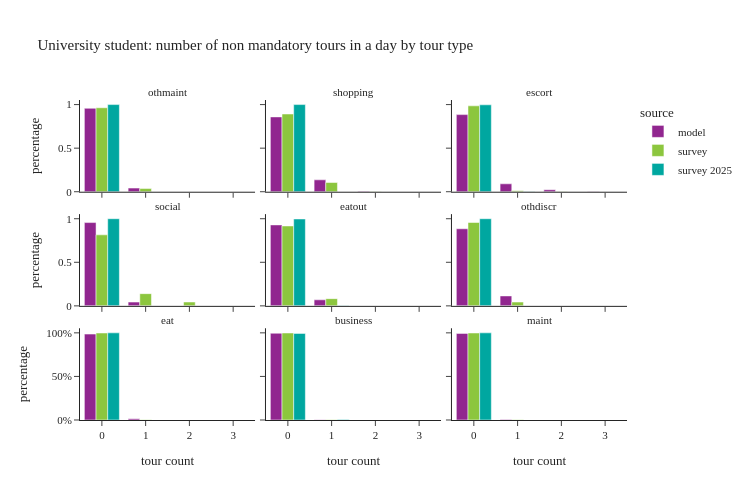

Notebook code cell kept with this figure:
### Code cell
plot_num_nonmand_tourtype(per_data[per_data['ptype']==3], "University student: number of non mandatory tours in a day by tour type")

### Figure 1 — Plotly figure (JSON) as saved in the notebook; plotly's stock layout.template omitted (floating-point values rounded to 4 significant figures)
{"data": [{"alignmentgroup": "True", "customdata": [[155407], [6808], [101]], "hovertemplate": "source=model<br>tour type=othmaint<br>tour count=%{x}<br>percentage=%{y}<br>sample_size=%{customdata[0]}<extra></extra>", "legendgroup": "model", "marker": {"color": "#91268F", "pattern": {"shape": ""}}, "name": "model", "offsetgroup": "model", "orientation": "v", "showlegend": true, "textposition": "auto", "type": "bar", "x": [0.0, 1.0, 2.0], "xaxis": "x7", "y": [0.9574, 0.04194, 0.0006222], "yaxis": "y7"}, {"alignmentgroup": "True", "customdata": [[139386], [22156], [769], [5]], "hovertemplate": "source=model<br>tour type=shopping<br>tour count=%{x}<br>percentage=%{y}<br>sample_size=%{customdata[0]}<extra></extra>", "legendgroup": "model", "marker": {"color": "#91268F", "pattern": {"shape": ""}}, "name": "model", "offsetgroup": "model", "orientation": "v", "showlegend": false, "textposition": "auto", "type": "bar", "x": [0.0, 1.0, 2.0, 3.0], "xaxis": "x8", "y": [0.8587, 0.1365, 0.004738, 3.08e-05], "yaxis": "y8"}, {"alignmentgroup": "True", "customdata": [[143654], [14736], [3687], [239]], "hovertemplate": "source=model<br>tour type=escort<br>tour count=%{x}<br>percentage=%{y}<br>sample_size=%{customdata[0]}<extra></extra>", "legendgroup": "model", "marker": {"color": "#91268F", "pattern": {"shape": ""}}, "name": "model", "offsetgroup": "model", "orientation": "v", "showlegend": false, "textposition": "auto", "type": "bar", "x": [0.0, 1.0, 2.0, 3.0], "xaxis": "x9", "y": [0.885, 0.09079, 0.02271, 0.001472], "yaxis": "y9"}, {"alignmentgroup": "True", "customdata": [[155155], [7019], [134], [8]], "hovertemplate": "source=model<br>tour type=social<br>tour count=%{x}<br>percentage=%{y}<br>sample_size=%{customdata[0]}<extra></extra>", "legendgroup": "model", "marker": {"color": "#91268F", "pattern": {"shape": ""}}, "name": "model", "offsetgroup": "model", "orientation": "v", "showlegend": false, "textposition": "auto", "type": "bar", "x": [0.0, 1.0, 2.0, 3.0], "xaxis": "x4", "y": [0.9559, 0.04324, 0.0008256, 4.929e-05], "yaxis": "y4"}, {"alignmentgroup": "True", "customdata": [[150774], [11250], [292]], "hovertemplate": "source=model<br>tour type=eatout<br>tour count=%{x}<br>percentage=%{y}<br>sample_size=%{customdata[0]}<extra></extra>", "legendgroup": "model", "marker": {"color": "#91268F", "pattern": {"shape": ""}}, "name": "model", "offsetgroup": "model", "orientation": "v", "showlegend": false, "textposition": "auto", "type": "bar", "x": [0.0, 1.0, 2.0], "xaxis": "x5", "y": [0.9289, 0.06931, 0.001799], "yaxis": "y5"}, {"alignmentgroup": "True", "customdata": [[143588], [18508], [219], [1]], "hovertemplate": "source=model<br>tour type=othdiscr<br>tour count=%{x}<br>percentage=%{y}<br>sample_size=%{customdata[0]}<extra></extra>", "legendgroup": "model", "marker": {"color": "#91268F", "pattern": {"shape": ""}}, "name": "model", "offsetgroup": "model", "orientation": "v", "showlegend": false, "textposition": "auto", "type": "bar", "x": [0.0, 1.0, 2.0, 3.0], "xaxis": "x6", "y": [0.8846, 0.114, 0.001349, 6.161e-06], "yaxis": "y6"}, {"alignmentgroup": "True", "customdata": [[160011], [2305]], "hovertemplate": "source=model<br>tour type=eat<br>tour count=%{x}<br>percentage=%{y}<br>sample_size=%{customdata[0]}<extra></extra>", "legendgroup": "model", "marker": {"color": "#91268F", "pattern": {"shape": ""}}, "name": "model", "offsetgroup": "model", "orientation": "v", "showlegend": false, "textposition": "auto", "type": "bar", "x": [0.0, 1.0], "xaxis": "x", "y": [0.9858, 0.0142], "yaxis": "y"}, {"alignmentgroup": "True", "customdata": [[161577], [700], [39]], "hovertemplate": "source=model<br>tour type=business<br>tour count=%{x}<br>percentage=%{y}<br>sample_size=%{customdata[0]}<extra></extra>", "legendgroup": "model", "marker": {"color": "#91268F", "pattern": {"shape": ""}}, "name": "model", "offsetgroup": "model", "orientation": "v", "showlegend": false, "textposition": "auto", "type": "bar", "x": [0.0, 1.0, 2.0], "xaxis": "x2", "y": [0.9954, 0.004313, 0.0002403], "yaxis": "y2"}, {"alignmentgroup": "True", "customdata": [[161326], [990]], "hovertemplate": "source=model<br>tour type=maint<br>tour count=%{x}<br>percentage=%{y}<br>sample_size=%{customdata[0]}<extra></extra>", "legendgroup": "model", "marker": {"color": "#91268F", "pattern": {"shape": ""}}, "name": "model", "offsetgroup": "model", "orientation": "v", "showlegend": false, "textposition": "auto", "type": "bar", "x": [0.0, 1.0], "xaxis": "x3", "y": [0.9939, 0.006099], "yaxis": "y3"}, {"alignmentgroup": "True", "customdata": [[320], [11]], "hovertemplate": "source=survey<br>tour type=othmaint<br>tour count=%{x}<br>percentage=%{y}<br>sample_size=%{customdata[0]}<extra></extra>", "legendgroup": "survey", "marker": {"color": "#8CC63E", "pattern": {"shape": ""}}, "name": "survey", "offsetgroup": "survey", "orientation": "v", "showlegend": true, "textposition": "auto", "type": "bar", "x": [0.0, 1.0], "xaxis": "x7", "y": [0.9635, 0.03647], "yaxis": "y7"}, {"alignmentgroup": "True", "customdata": [[304], [25], [1], [1]], "hovertemplate": "source=survey<br>tour type=shopping<br>tour count=%{x}<br>percentage=%{y}<br>sample_size=%{customdata[0]}<extra></extra>", "legendgroup": "survey", "marker": {"color": "#8CC63E", "pattern": {"shape": ""}}, "name": "survey", "offsetgroup": "survey", "orientation": "v", "showlegend": false, "textposition": "auto", "type": "bar", "x": [0.0, 1.0, 2.0, 3.0], "xaxis": "x8", "y": [0.8919, 0.1056, 0.002457, 0.0], "yaxis": "y8"}, {"alignmentgroup": "True", "customdata": [[320], [8], [3]], "hovertemplate": "source=survey<br>tour type=escort<br>tour count=%{x}<br>percentage=%{y}<br>sample_size=%{customdata[0]}<extra></extra>", "legendgroup": "survey", "marker": {"color": "#8CC63E", "pattern": {"shape": ""}}, "name": "survey", "offsetgroup": "survey", "orientation": "v", "showlegend": false, "textposition": "auto", "type": "bar", "x": [0.0, 1.0, 2.0], "xaxis": "x9", "y": [0.9857, 0.01028, 0.004019], "yaxis": "y9"}, {"alignmentgroup": "True", "customdata": [[279], [40], [11], [1]], "hovertemplate": "source=survey<br>tour type=social<br>tour count=%{x}<br>percentage=%{y}<br>sample_size=%{customdata[0]}<extra></extra>", "legendgroup": "survey", "marker": {"color": "#8CC63E", "pattern": {"shape": ""}}, "name": "survey", "offsetgroup": "survey", "orientation": "v", "showlegend": false, "textposition": "auto", "type": "bar", "x": [0.0, 1.0, 2.0, 3.0], "xaxis": "x4", "y": [0.8151, 0.1402, 0.04424, 0.0004462], "yaxis": "y4"}, {"alignmentgroup": "True", "customdata": [[314], [16], [1]], "hovertemplate": "source=survey<br>tour type=eatout<br>tour count=%{x}<br>percentage=%{y}<br>sample_size=%{customdata[0]}<extra></extra>", "legendgroup": "survey", "marker": {"color": "#8CC63E", "pattern": {"shape": ""}}, "name": "survey", "offsetgroup": "survey", "orientation": "v", "showlegend": false, "textposition": "auto", "type": "bar", "x": [0.0, 1.0, 2.0], "xaxis": "x5", "y": [0.917, 0.08273, 0.000285], "yaxis": "y5"}, {"alignmentgroup": "True", "customdata": [[311], [20]], "hovertemplate": "source=survey<br>tour type=othdiscr<br>tour count=%{x}<br>percentage=%{y}<br>sample_size=%{customdata[0]}<extra></extra>", "legendgroup": "survey", "marker": {"color": "#8CC63E", "pattern": {"shape": ""}}, "name": "survey", "offsetgroup": "survey", "orientation": "v", "showlegend": false, "textposition": "auto", "type": "bar", "x": [0.0, 1.0], "xaxis": "x6", "y": [0.9565, 0.04351], "yaxis": "y6"}, {"alignmentgroup": "True", "customdata": [[328], [3]], "hovertemplate": "source=survey<br>tour type=eat<br>tour count=%{x}<br>percentage=%{y}<br>sample_size=%{customdata[0]}<extra></extra>", "legendgroup": "survey", "marker": {"color": "#8CC63E", "pattern": {"shape": ""}}, "name": "survey", "offsetgroup": "survey", "orientation": "v", "showlegend": false, "textposition": "auto", "type": "bar", "x": [0.0, 1.0], "xaxis": "x", "y": [0.9985, 0.001546], "yaxis": "y"}, {"alignmentgroup": "True", "customdata": [[329], [2]], "hovertemplate": "source=survey<br>tour type=business<br>tour count=%{x}<br>percentage=%{y}<br>sample_size=%{customdata[0]}<extra></extra>", "legendgroup": "survey", "marker": {"color": "#8CC63E", "pattern": {"shape": ""}}, "name": "survey", "offsetgroup": "survey", "orientation": "v", "showlegend": false, "textposition": "auto", "type": "bar", "x": [0.0, 1.0], "xaxis": "x2", "y": [0.9984, 0.001604], "yaxis": "y2"}, {"alignmentgroup": "True", "customdata": [[327], [3], [1]], "hovertemplate": "source=survey<br>tour type=maint<br>tour count=%{x}<br>percentage=%{y}<br>sample_size=%{customdata[0]}<extra></extra>", "legendgroup": "survey", "marker": {"color": "#8CC63E", "pattern": {"shape": ""}}, "name": "survey", "offsetgroup": "survey", "orientation": "v", "showlegend": false, "textposition": "auto", "type": "bar", "x": [0.0, 1.0, 2.0], "xaxis": "x3", "y": [0.9985, 0.001543, 0.0], "yaxis": "y3"}, {"alignmentgroup": "True", "customdata": [[125]], "hovertemplate": "source=survey 2025<br>tour type=othmaint<br>tour count=%{x}<br>percentage=%{y}<br>sample_size=%{customdata[0]}<extra></extra>", "legendgroup": "survey 2025", "marker": {"color": "#00A7A0", "pattern": {"shape": ""}}, "name": "survey 2025", "offsetgroup": "survey 2025", "orientation": "v", "showlegend": true, "textposition": "auto", "type": "bar", "x": [0.0], "xaxis": "x7", "y": [1.0], "yaxis": "y7"}, {"alignmentgroup": "True", "customdata": [[125]], "hovertemplate": "source=survey 2025<br>tour type=shopping<br>tour count=%{x}<br>percentage=%{y}<br>sample_size=%{customdata[0]}<extra></extra>", "legendgroup": "survey 2025", "marker": {"color": "#00A7A0", "pattern": {"shape": ""}}, "name": "survey 2025", "offsetgroup": "survey 2025", "orientation": "v", "showlegend": false, "textposition": "auto", "type": "bar", "x": [0.0], "xaxis": "x8", "y": [1.0], "yaxis": "y8"}, {"alignmentgroup": "True", "customdata": [[124], [1]], "hovertemplate": "source=survey 2025<br>tour type=escort<br>tour count=%{x}<br>percentage=%{y}<br>sample_size=%{customdata[0]}<extra></extra>", "legendgroup": "survey 2025", "marker": {"color": "#00A7A0", "pattern": {"shape": ""}}, "name": "survey 2025", "offsetgroup": "survey 2025", "orientation": "v", "showlegend": false, "textposition": "auto", "type": "bar", "x": [0.0, 1.0], "xaxis": "x9", "y": [0.9973, 0.002712], "yaxis": "y9"}, {"alignmentgroup": "True", "customdata": [[125]], "hovertemplate": "source=survey 2025<br>tour type=social<br>tour count=%{x}<br>percentage=%{y}<br>sample_size=%{customdata[0]}<extra></extra>", "legendgroup": "survey 2025", "marker": {"color": "#00A7A0", "pattern": {"shape": ""}}, "name": "survey 2025", "offsetgroup": "survey 2025", "orientation": "v", "showlegend": false, "textposition": "auto", "type": "bar", "x": [0.0], "xaxis": "x4", "y": [1.0], "yaxis": "y4"}, {"alignmentgroup": "True", "customdata": [[124], [1]], "hovertemplate": "source=survey 2025<br>tour type=eatout<br>tour count=%{x}<br>percentage=%{y}<br>sample_size=%{customdata[0]}<extra></extra>", "legendgroup": "survey 2025", "marker": {"color": "#00A7A0", "pattern": {"shape": ""}}, "name": "survey 2025", "offsetgroup": "survey 2025", "orientation": "v", "showlegend": false, "textposition": "auto", "type": "bar", "x": [0.0, 1.0], "xaxis": "x5", "y": [0.997, 0.002986], "yaxis": "y5"}, {"alignmentgroup": "True", "customdata": [[125]], "hovertemplate": "source=survey 2025<br>tour type=othdiscr<br>tour count=%{x}<br>percentage=%{y}<br>sample_size=%{customdata[0]}<extra></extra>", "legendgroup": "survey 2025", "marker": {"color": "#00A7A0", "pattern": {"shape": ""}}, "name": "survey 2025", "offsetgroup": "survey 2025", "orientation": "v", "showlegend": false, "textposition": "auto", "type": "bar", "x": [0.0], "xaxis": "x6", "y": [1.0], "yaxis": "y6"}, {"alignmentgroup": "True", "customdata": [[125]], "hovertemplate": "source=survey 2025<br>tour type=eat<br>tour count=%{x}<br>percentage=%{y}<br>sample_size=%{customdata[0]}<extra></extra>", "legendgroup": "survey 2025", "marker": {"color": "#00A7A0", "pattern": {"shape": ""}}, "name": "survey 2025", "offsetgroup": "survey 2025", "orientation": "v", "showlegend": false, "textposition": "auto", "type": "bar", "x": [0.0], "xaxis": "x", "y": [1.0], "yaxis": "y"}, {"alignmentgroup": "True", "customdata": [[124], [1]], "hovertemplate": "source=survey 2025<br>tour type=business<br>tour count=%{x}<br>percentage=%{y}<br>sample_size=%{customdata[0]}<extra></extra>", "legendgroup": "survey 2025", "marker": {"color": "#00A7A0", "pattern": {"shape": ""}}, "name": "survey 2025", "offsetgroup": "survey 2025", "orientation": "v", "showlegend": false, "textposition": "auto", "type": "bar", "x": [0.0, 1.0], "xaxis": "x2", "y": [0.9938, 0.006222], "yaxis": "y2"}, {"alignmentgroup": "True", "customdata": [[125]], "hovertemplate": "source=survey 2025<br>tour type=maint<br>tour count=%{x}<br>percentage=%{y}<br>sample_size=%{customdata[0]}<extra></extra>", "legendgroup": "survey 2025", "marker": {"color": "#00A7A0", "pattern": {"shape": ""}}, "name": "survey 2025", "offsetgroup": "survey 2025", "orientation": "v", "showlegend": false, "textposition": "auto", "type": "bar", "x": [0.0], "xaxis": "x3", "y": [1.0], "yaxis": "y3"}], "layout": {"annotations": [{"font": {}, "showarrow": false, "text": "eat", "x": 0.16, "xanchor": "center", "xref": "paper", "y": 0.2867, "yanchor": "bottom", "yref": "paper"}, {"font": {}, "showarrow": false, "text": "business", "x": 0.5, "xanchor": "center", "xref": "paper", "y": 0.2867, "yanchor": "bottom", "yref": "paper"}, {"font": {}, "showarrow": false, "text": "maint", "x": 0.84, "xanchor": "center", "xref": "paper", "y": 0.2867, "yanchor": "bottom", "yref": "paper"}, {"font": {}, "showarrow": false, "text": "social", "x": 0.16, "xanchor": "center", "xref": "paper", "y": 0.6433, "yanchor": "bottom", "yref": "paper"}, {"font": {}, "showarrow": false, "text": "eatout", "x": 0.5, "xanchor": "center", "xref": "paper", "y": 0.6433, "yanchor": "bottom", "yref": "paper"}, {"font": {}, "showarrow": false, "text": "othdiscr", "x": 0.84, "xanchor": "center", "xref": "paper", "y": 0.6433, "yanchor": "bottom", "yref": "paper"}, {"font": {}, "showarrow": false, "text": "othmaint", "x": 0.16, "xanchor": "center", "xref": "paper", "y": 1.0, "yanchor": "bottom", "yref": "paper"}, {"font": {}, "showarrow": false, "text": "shopping", "x": 0.5, "xanchor": "center", "xref": "paper", "y": 1.0, "yanchor": "bottom", "yref": "paper"}, {"font": {}, "showarrow": false, "text": "escort", "x": 0.84, "xanchor": "center", "xref": "paper", "y": 1.0, "yanchor": "bottom", "yref": "paper"}], "barmode": "group", "height": 500, "legend": {"title": {"text": "source"}, "tracegroupgap": 0}, "title": {"text": "University student: number of non mandatory tours in a day by tour type"}, "width": 750, "xaxis": {"anchor": "y", "domain": [0.0, 0.32], "title": {"text": "tour count"}}, "xaxis2": {"anchor": "y2", "domain": [0.34, 0.66], "matches": "x", "title": {"text": "tour count"}}, "xaxis3": {"anchor": "y3", "domain": [0.68, 1.0], "matches": "x", "title": {"text": "tour count"}}, "xaxis4": {"anchor": "y4", "domain": [0.0, 0.32], "matches": "x", "showticklabels": false}, "xaxis5": {"anchor": "y5", "domain": [0.34, 0.66], "matches": "x", "showticklabels": false}, "xaxis6": {"anchor": "y6", "domain": [0.68, 1.0], "matches": "x", "showticklabels": false}, "xaxis7": {"anchor": "y7", "domain": [0.0, 0.32], "matches": "x", "showticklabels": false}, "xaxis8": {"anchor": "y8", "domain": [0.34, 0.66], "matches": "x", "showticklabels": false}, "xaxis9": {"anchor": "y9", "domain": [0.68, 1.0], "matches": "x", "showticklabels": false}, "yaxis": {"anchor": "x", "domain": [0.0, 0.2867], "tickformat": ".0%", "title": {"text": "percentage"}}, "yaxis2": {"anchor": "x2", "domain": [0.0, 0.2867], "matches": "y", "showticklabels": false, "tickformat": ".0%"}, "yaxis3": {"anchor": "x3", "domain": [0.0, 0.2867], "matches": "y", "showticklabels": false}, "yaxis4": {"anchor": "x4", "domain": [0.3567, 0.6433], "matches": "y", "title": {"text": "percentage"}}, "yaxis5": {"anchor": "x5", "domain": [0.3567, 0.6433], "matches": "y", "showticklabels": false}, "yaxis6": {"anchor": "x6", "domain": [0.3567, 0.6433], "matches": "y", "showticklabels": false}, "yaxis7": {"anchor": "x7", "domain": [0.7133, 1.0], "matches": "y", "title": {"text": "percentage"}}, "yaxis8": {"anchor": "x8", "domain": [0.7133, 1.0], "matches": "y", "showticklabels": false}, "yaxis9": {"anchor": "x9", "domain": [0.7133, 1.0], "matches": "y", "showticklabels": false}}}
